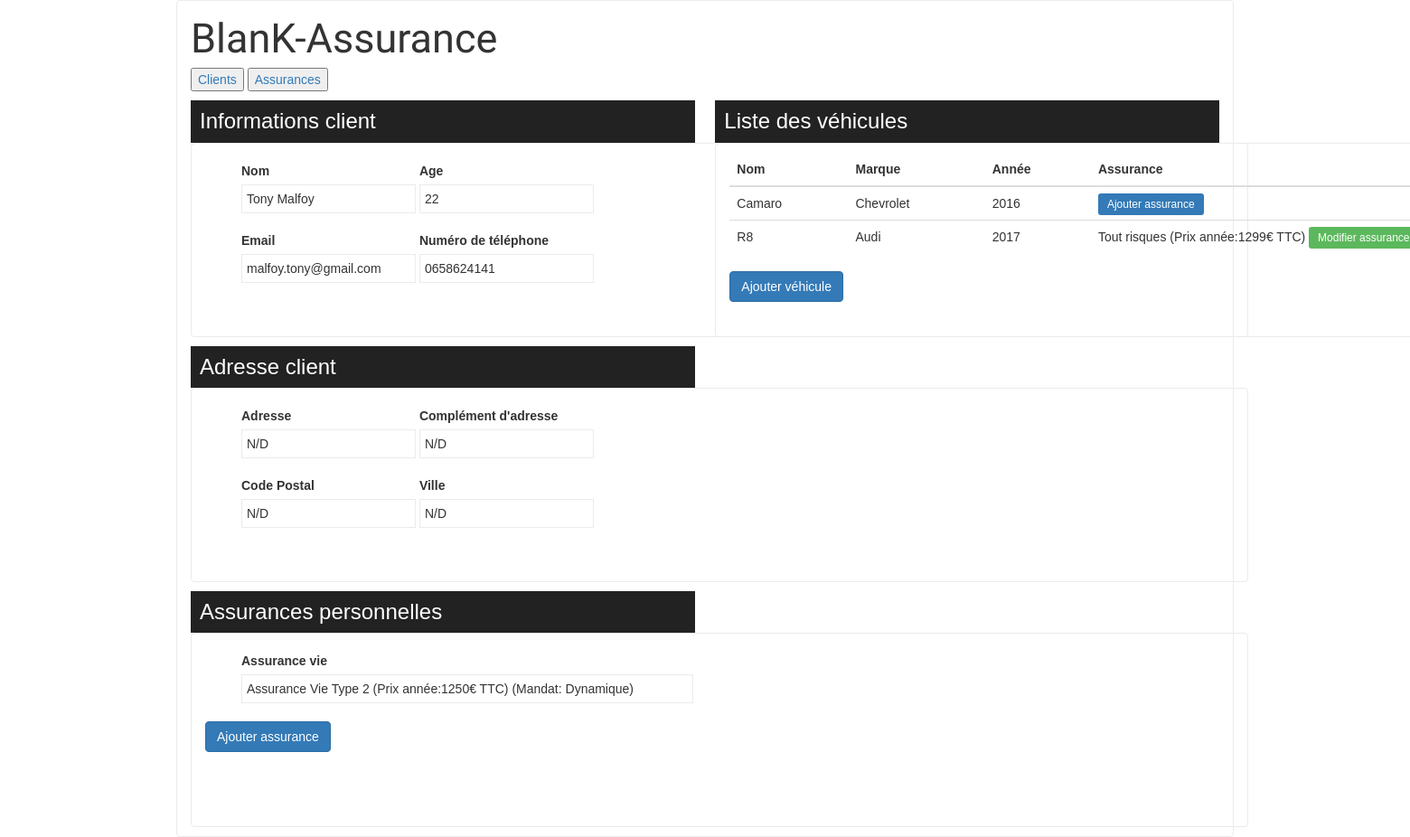
The app's page /view/detailsClient.php?id=5 with its own data.
### tables this page shows
CREATE TABLE `client` (
  `id` int(11) NOT NULL,
  `name` varchar(255) NOT NULL,
  `age` int(11) NOT NULL,
  `email` varchar(255) NOT NULL,
  `phone` varchar(255) NOT NULL,
  `adress1` varchar(255) NOT NULL,
  `adress2` varchar(255) NOT NULL,
  `city` varchar(255) NOT NULL,
  `postalCode` int(11) NOT NULL
);

CREATE TABLE `assurance_client` (
  `idClient` int(11) NOT NULL,
  `idAssurance` int(11) NOT NULL,
  `idVoiture` int(11) NOT NULL
);

CREATE TABLE `voiture` (
  `id` int(11) NOT NULL,
  `name` varchar(255) NOT NULL,
  `brand` varchar(255) NOT NULL,
  `year` int(11) NOT NULL,
  `color` varchar(255) NOT NULL,
  `nbKm` int(11) NOT NULL,
  `idClient` int(11) NOT NULL
);

### model/client.php (called while the page is built, shortened)
<?php
class Client
{
    private $_id;
    private $_name;
    private $_age;
    private $_email;
    private $_phone;
    private $_adress1;
    private $_adress2;
    private $_city;
    private $_postalCode;
    function __construct($name, $age, $cars = array())
    {
      $this->_name = $name;
      $this->_age = $age;
      $this->_email = "N/D";
      $this->_phone = "N/D";
      $this->_adress1 = "N/D";
      $this->_adress2 = "N/D";
      $this->_city = "N/D";
      $this->_postalCode = "N/D";
    }
    function getId(){return $this->_id;}
    function getName(){return $this->_name;}
    function getAge(){return $this->_age;}
    function getEmail(){return $this->_email;}
    function getPhone(){return $this->_phone;}
    function getAdress1(){return $this->_adress1;}
    function getAdress2(){return $this->_adress2;}
    function getCity(){return $this->_city;}
    function getPostalCode(){return $this->_postalCode;}
    function setId($id){$this->_id = $id;}
    function setEmail($email){$this->_email = $email;}
    function setPhone($phone){$this->_phone = $phone;}
}
 ?>

### view/detailsClient.php (the view, shortened to what this page needs)
<?php require("../include/menu.inc.php");
require("../assets/helper.php"); ?>
<?php
$id = $_GET["id"];
$client = findClient($id);
$personnalInsurance = findPersonnalInsurance($id);
?>
<div class="left">
<div class="form_header">
  <h3>Informations client</h3>
</div>
<div class="container">
<ul>
  <div>
  <li>
    <label for="clientName">Nom</label>
    <input type="text" name="clientName" value="<?php echo $client->getName(); ?>"/>
  </li>
  <li>
    <label for="clientAge">Age</label>
    <input type="text" name="clientAge" value="<?php echo $client->getAge(); ?>"/>
  </li>
  </div>
  <div>
  <li>
    <label for="clientEmail">Email</label>
    <input type="text" name="clientEmail" value="<?php echo $client->getEmail(); ?>" />
  </li>
  <li>
    <label for="clientPhone">Numéro de téléphone</label>
    <input type="text" name="clientPhone" value="<?php echo $client->getPhone(); ?>"/>
  </li>
  </div>
</ul>
</div>
<div class="form_header">
  <h3>Adresse client</h3>
</div>
<div class="container">
<ul>
  <div>
  <li>
    <label for="clientAdress1">Adresse</label>
    <input type="text" name="clientAdress1" value="<?php echo $client->getAdress1(); ?>" />
  </li>
  <li>
    <label for="clientAdress2">Complément d'adresse</label>
    <input type="text" name="clientAdress2" value="<?php echo $client->getAdress2(); ?>" />
  </li>
  </div>
  <div>
  <li>
    <label for="clientCP">Code Postal</label>
    <input type="text" name="clientCP" value="<?php echo $client->getPostalCode(); ?>"/>
  </li>
  <li>
    <label for="clientCity">Ville</label>
    <input type="text" name="clientCity" value="<?php echo $client->getCity(); ?>"/>
  </li>
</ul>
</div>
<div class="form_header">
  <h3>Assurances personnelles</h3>
</div>
<div class="container">
<ul>
  <div>
  <li>
    <label for="clientAdress1">Assurance vie</label>
    <input type="text" name="LifeInsurance" value="<?php echo $personnalInsurance ?>" style="width:500px;" />
  </li>
  </div>
</ul>
<a class="btn btn-primary" href="addPersonnalInsurance.php?idClient=<?php echo $client->GetId(); ?>">Ajouter assurance</a>
</div>
</div>
<div class="right">
<div class="form_header">
  <h3>Liste des véhicules</h3>
</div>
<div class="container">
  <table class="table">
   <thead>
       <tr>
           <th>Nom</th>
           <th>Marque</th>
           <th>Année</th>
           <th>Assurance</th>
       </tr>
   </thead>
   <tbody>
     <?php echo ClientCarSelect($client->getId()); ?>
  </tbody>
</table>
<a class="btn btn-primary" href="addCar.php?idClient=<?php echo $client->GetId(); ?>">Ajouter véhicule</a>
</div>
</div>

### assets/helper.php (shortened to what this page needs)
<?php
require("../model/client.php");
function findClient($id)
{
    $db = connect();
    if($db)
    {
      $sql = 'SELECT * FROM client WHERE id='.$id.'';
      $result = mysqli_query($db,$sql);
      if($result)
      {
        while ($row = mysqli_fetch_array($result)) {
          $client = new Client($row['name'],$row['age']);
          $client->setId($row['id']);
          if(strcmp($row['email'], '') != 0) { $client->setEmail($row['email']); }
          if(strcmp($row['phone'], '') != 0) { $client->setPhone($row['phone']); }
          return $client;
        }
      }
    }
}
function ClientCarSelect($idClient)
{
  $res = '';
  $db = connect();
  if($db)
  {
    $sql = 'SELECT * FROM voiture v JOIN assurance_client ac ON v.id = ac.idVoiture WHERE ac.idClient ='.$idClient.'';
    $result = mysqli_query($db,$sql);
    if($result)
    {
      while ($row = mysqli_fetch_array($result)) {
        $res .= '<tr>';
        $res .= '<td>'.$row["name"].'</td>';
        $res .= '<td>'.$row["brand"].'</td>';
        $res .= '<td>'.$row["year"].'</td>';
        if(strcmp($row["idAssurance"], -1) == 0)
        {
          $res .= '<td><a class="btn-primary btn-sm" href="../view/handleInsuranceToCar.php?id='.$row['idVoiture'].'">Ajouter assurance</a>';
        }
        else {
          $res .= '<td>'.findAssurance($row['idAssurance']);
          $res .= '<a class="btn-success btn-sm" href="../view/handleInsuranceToCar.php?id='.$row['idVoiture'].'">Modifier assurance</a>';
        }
        $res .= '</td>';
        $res .= '</tr>';
      }
    }
  }
  return $res;
}
function findAssurance($idAssurance)
{
  $res = '';
  $db = connect();
  if($db)
  {
    $sql = 'SELECT * FROM assurance WHERE id ='.$idAssurance.'';
    $result = mysqli_query($db,$sql);
    if($result)
    {
      while ($row = mysqli_fetch_array($result))
      {
        $res .= $row['name'].' (Prix année:'.$row['price'].'€ TTC) ';
      }
    }
  }
  return $res;
}
function findPersonnalInsurance($idClient)
{
  $res = '';
  $db = connect();
  if($db)
  {
    $sql = 'SELECT * FROM assurancevie_client WHERE idClient ='.$idClient.'';
    $result = mysqli_query($db,$sql);
    if($result)
    {
      while ($row = mysqli_fetch_array($result))
      {
        $res .= findAssurance($row['idAssurance']).'(Mandat: '.findMandat($row['idMandat']).')';
      }
    }
  }
  return $res;
}
function findMandat($idMandat)
{
  switch($idMandat)
  {
    case 3:
      return "Dynamique";
      break;
  }
}
 ?>

### assets/css/style.css (style rules this page uses)
.form_header { margin-top: 10px; }
.form_header h3 { margin: 0; padding: 10px; color: #fff; background-color: #222; font-family: sans-serif; font-weight: 300; }
.container { border: 1px solid #ebebeb; padding: 10px 0; -moz-border-radius: 4px; -webkit-border-radius: 4px; border-radius: 4px; font-family: sans-serif; min-height: 215px; }
.container ul li { list-style: none; margin: 10px 0; display: inline-block; }
.container ul li label { display: block; }
.container ul li input[type="text"], .container ul li select { border: 1px solid #ebebeb; padding: 5px; }
.left { display: block; width: 100%; float: left; clear: both; }
.right { display: block; width: 100%; margin-left: 0; float: left; clear: both; }
@media only screen and (min-width: 481px) { .left { display: block; width: 49%; float: left; clear: none; } }
@media only screen and (min-width: 481px) { .right { display: block; width: 49%; margin-left: 2%; float: left; clear: none; } }

### records on screen
client: clientName "Tony Malfoy", clientAge "22", clientEmail "malfoy.tony@gmail.com", clientPhone "0658624141"
assurance_client: idVoiture.name "Camaro", idVoiture.brand "Chevrolet", idVoiture.year "2016"
assurance_client: idVoiture.name "R8", idVoiture.brand "Audi", idVoiture.year "2017", idAssurance "Tout risques (Prix année:1299€ TTC)"
